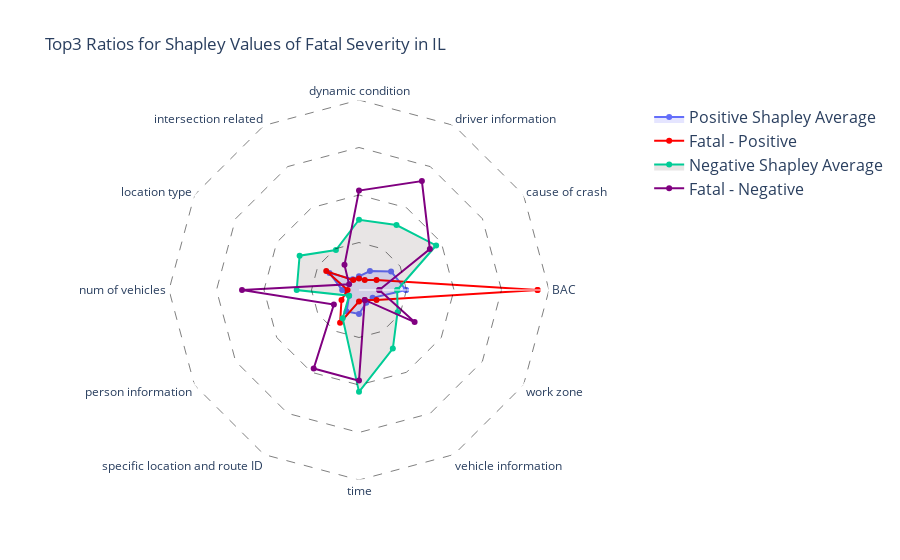

Source (notebook cell):
### Code cell
create_radar_plot(
    SAMPLE_DATA, 
    output_dir='./', 
    show_plot=True, 
    high_resolution=True
)

### Figure 1 — Plotly figure (JSON) as saved in the notebook; plotly's stock layout.template omitted (floating-point values rounded to 4 significant figures)
{"data": [{"fill": "toself", "fillcolor": "rgba(0, 0, 255, 0.1)", "name": "Positive Shapley Average", "r": [0.1554, 0.112, 0.0457, 0.009971, 0.004878, 0.09904, 0.02364, 0, 0.05847, 0.05477, 0.01396, 0.01874, 0.1554], "theta": ["BAC", "cause of crash", "driver information", "dynamic condition", "intersection related", "location type", "num of vehicles", "person information", "specific location and route ID", "time", "vehicle information", "work zone", "BAC"], "type": "scatterpolar"}, {"fill": "none", "line": {"color": "red", "width": 2}, "name": "Fatal - Positive", "r": [0.7308, 0.03846, 0, 0, 0, 0.1154, 0, 0.03846, 0.1154, 0, 0, 0.03846, 0.7308], "theta": ["BAC", "cause of crash", "driver information", "dynamic condition", "intersection related", "location type", "num of vehicles", "person information", "specific location and route ID", "time", "vehicle information", "work zone", "BAC"], "type": "scatterpolar"}, {"fill": "toself", "fillcolor": "rgba(30, 0, 0, 0.1)", "name": "Negative Shapley Average", "r": [0.1171, 0.3394, 0.2777, 0.2573, 0.152, 0.2499, 0.2224, 0, 0.09273, 0.3954, 0.2459, 0.1445, 0.1171], "theta": ["BAC", "cause of crash", "driver information", "dynamic condition", "intersection related", "location type", "num of vehicles", "person information", "specific location and route ID", "time", "vehicle information", "work zone", "BAC"], "type": "scatterpolar"}, {"fill": "none", "line": {"color": "purple", "width": 2}, "name": "Fatal - Negative", "r": [0.03846, 0.3077, 0.5, 0.3846, 0.07692, 0, 0.4615, 0.07692, 0.3462, 0.3462, 0, 0.2308, 0.03846], "theta": ["BAC", "cause of crash", "driver information", "dynamic condition", "intersection related", "location type", "num of vehicles", "person information", "specific location and route ID", "time", "vehicle information", "work zone", "BAC"], "type": "scatterpolar"}, {"line": {"color": "rgba(0, 0, 0, 0.5)", "dash": "dash", "width": 1}, "mode": "lines", "r": [-0.05, -0.05, -0.05, -0.05, -0.05, -0.05, -0.05, -0.05, -0.05, -0.05, -0.05, -0.05, -0.05], "showlegend": false, "theta": ["BAC", "cause of crash", "driver information", "dynamic condition", "intersection related", "location type", "num of vehicles", "person information", "specific location and route ID", "time", "vehicle information", "work zone", "BAC"], "type": "scatterpolar"}, {"line": {"color": "rgba(0, 0, 0, 0.5)", "dash": "dash", "width": 1}, "mode": "lines", "r": [0.1577, 0.1577, 0.1577, 0.1577, 0.1577, 0.1577, 0.1577, 0.1577, 0.1577, 0.1577, 0.1577, 0.1577, 0.1577], "showlegend": false, "theta": ["BAC", "cause of crash", "driver information", "dynamic condition", "intersection related", "location type", "num of vehicles", "person information", "specific location and route ID", "time", "vehicle information", "work zone", "BAC"], "type": "scatterpolar"}, {"line": {"color": "rgba(0, 0, 0, 0.5)", "dash": "dash", "width": 1}, "mode": "lines", "r": [0.3654, 0.3654, 0.3654, 0.3654, 0.3654, 0.3654, 0.3654, 0.3654, 0.3654, 0.3654, 0.3654, 0.3654, 0.3654], "showlegend": false, "theta": ["BAC", "cause of crash", "driver information", "dynamic condition", "intersection related", "location type", "num of vehicles", "person information", "specific location and route ID", "time", "vehicle information", "work zone", "BAC"], "type": "scatterpolar"}, {"line": {"color": "rgba(0, 0, 0, 0.5)", "dash": "dash", "width": 1}, "mode": "lines", "r": [0.5731, 0.5731, 0.5731, 0.5731, 0.5731, 0.5731, 0.5731, 0.5731, 0.5731, 0.5731, 0.5731, 0.5731, 0.5731], "showlegend": false, "theta": ["BAC", "cause of crash", "driver information", "dynamic condition", "intersection related", "location type", "num of vehicles", "person information", "specific location and route ID", "time", "vehicle information", "work zone", "BAC"], "type": "scatterpolar"}, {"line": {"color": "rgba(0, 0, 0, 0.5)", "dash": "dash", "width": 1}, "mode": "lines", "r": [0.7808, 0.7808, 0.7808, 0.7808, 0.7808, 0.7808, 0.7808, 0.7808, 0.7808, 0.7808, 0.7808, 0.7808, 0.7808], "showlegend": false, "theta": ["BAC", "cause of crash", "driver information", "dynamic condition", "intersection related", "location type", "num of vehicles", "person information", "specific location and route ID", "time", "vehicle information", "work zone", "BAC"], "type": "scatterpolar"}], "layout": {"legend": {"font": {"size": 16}}, "paper_bgcolor": "white", "plot_bgcolor": "white", "polar": {"bgcolor": "white", "radialaxis": {"range": [-0.05, 0.7808], "showticklabels": false, "tickvals": [-0.05, 0.1577, 0.3654, 0.5731, 0.7808], "visible": true}}, "showlegend": true, "title": {"font": {"size": 17}, "text": "Top3 Ratios for Shapley Values of Fatal Severity in IL"}}}
